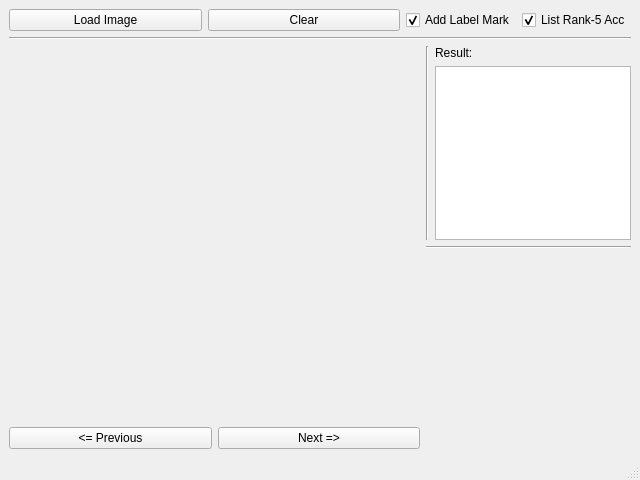
<?xml version="1.0" encoding="UTF-8"?>
<ui version="4.0">
 <class>MainWindow</class>
 <widget class="QMainWindow" name="MainWindow">
  <property name="geometry">
   <rect>
    <x>0</x>
    <y>0</y>
    <width>640</width>
    <height>480</height>
   </rect>
  </property>
  <property name="windowTitle">
   <string>DustDetective</string>
  </property>
  <widget class="QWidget" name="centralwidget">
   <layout class="QVBoxLayout" name="verticalLayout" stretch="1,0,9">
    <item>
     <layout class="QHBoxLayout" name="horizontalLayout" stretch="4,4,2,0">
      <item>
       <widget class="QPushButton" name="loadImg_">
        <property name="text">
         <string>Load Image</string>
        </property>
       </widget>
      </item>
      <item>
       <widget class="QPushButton" name="clear_">
        <property name="text">
         <string>Clear</string>
        </property>
       </widget>
      </item>
      <item>
       <widget class="QCheckBox" name="addLabel_">
        <property name="text">
         <string>Add Label Mark</string>
        </property>
        <property name="checked">
         <bool>true</bool>
        </property>
       </widget>
      </item>
      <item>
       <widget class="QCheckBox" name="addLabel_1">
        <property name="text">
         <string>List Rank-5 Acc</string>
        </property>
        <property name="checked">
         <bool>true</bool>
        </property>
       </widget>
      </item>
     </layout>
    </item>
    <item>
     <widget class="Line" name="line_2">
      <property name="orientation">
       <enum>Qt::Horizontal</enum>
      </property>
     </widget>
    </item>
    <item>
     <layout class="QGridLayout" name="gridLayout" columnstretch="6,3">
      <item row="0" column="0">
       <layout class="QVBoxLayout" name="verticalLayout_3" stretch="9,1">
        <item>
         <widget class="QLabel" name="image_">
          <property name="font">
           <font>
            <stylestrategy>PreferAntialias</stylestrategy>
           </font>
          </property>
          <property name="text">
           <string/>
          </property>
          <property name="scaledContents">
           <bool>true</bool>
          </property>
         </widget>
        </item>
        <item>
         <layout class="QHBoxLayout" name="horizontalLayout_3">
          <item>
           <widget class="QPushButton" name="previous_">
            <property name="text">
             <string>&lt;= Previous</string>
            </property>
           </widget>
          </item>
          <item>
           <widget class="QPushButton" name="next_">
            <property name="font">
             <font>
              <stylestrategy>PreferDefault</stylestrategy>
             </font>
            </property>
            <property name="text">
             <string>Next =&gt;</string>
            </property>
           </widget>
          </item>
         </layout>
        </item>
       </layout>
      </item>
      <item row="0" column="1">
       <layout class="QVBoxLayout" name="verticalLayout_6" stretch="4,0,4">
        <item>
         <layout class="QHBoxLayout" name="horizontalLayout_2">
          <item>
           <widget class="Line" name="line">
            <property name="orientation">
             <enum>Qt::Vertical</enum>
            </property>
           </widget>
          </item>
          <item>
           <layout class="QVBoxLayout" name="verticalLayout_2" stretch="0,1">
            <item>
             <widget class="QLabel" name="label_2">
              <property name="text">
               <string>Result:</string>
              </property>
             </widget>
            </item>
            <item>
             <widget class="QTextBrowser" name="result_">
              <property name="autoFormatting">
               <set>QTextEdit::AutoAll</set>
              </property>
              <property name="lineWrapMode">
               <enum>QTextEdit::NoWrap</enum>
              </property>
              <property name="lineWrapColumnOrWidth">
               <number>2</number>
              </property>
             </widget>
            </item>
           </layout>
          </item>
         </layout>
        </item>
        <item>
         <widget class="Line" name="line_3">
          <property name="orientation">
           <enum>Qt::Horizontal</enum>
          </property>
         </widget>
        </item>
        <item>
         <widget class="QLabel" name="image_next_">
          <property name="text">
           <string/>
          </property>
         </widget>
        </item>
       </layout>
      </item>
     </layout>
    </item>
   </layout>
  </widget>
  <widget class="QMenuBar" name="menubar">
   <property name="geometry">
    <rect>
     <x>0</x>
     <y>0</y>
     <width>640</width>
     <height>22</height>
    </rect>
   </property>
  </widget>
  <widget class="QStatusBar" name="statusbar"/>
 </widget>
 <resources/>
 <connections/>
</ui>
